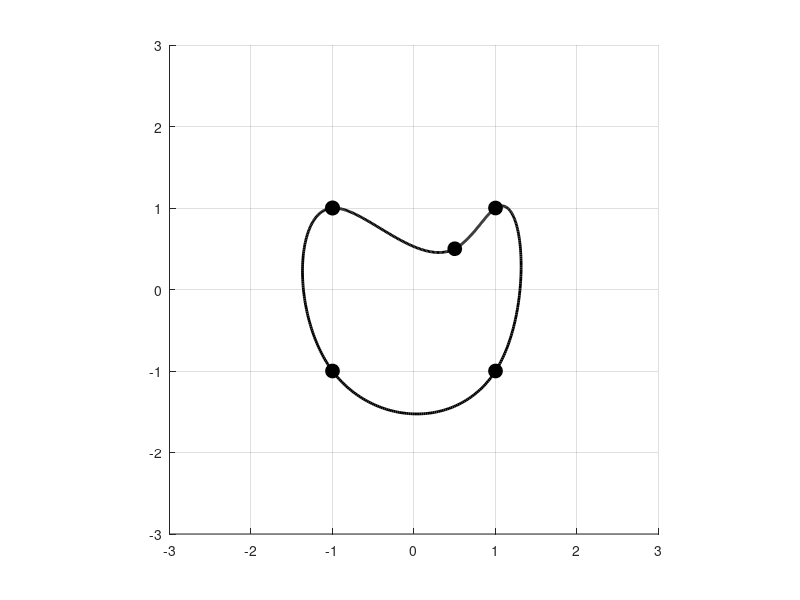

Source code (MATLAB):
% Splainu_interpoliavimas_2D_parametrinis
% Pele valdomos interpoliavimo tasku padetys

function main
clc,close all,clear all 

spalva={'k-'};
% spalva={'b-','r-','g-','m-','c-','k-'};

hL=[]; % busimu objektu valdikliu masyvas
f=figure; hold on; grid on

X=[-1  0.5  1  1  -1 -1 ]
Y=[ 1  0.5  1 -1  -1  1 ]
% X=[-1  0  1  ]
% Y=[ 1  1  1  ]

global iper
iper=1;  % 0 - splainas laisvais galais 
         % 1 - periodinis splainas 

nP=length(X);
t(1)=0; for i=2:nP, t(i)=t(i-1)+norm([X(i) Y(i)]-[X(i-1) Y(i-1)]);  end
t

figure(1);axis([-3,3,-3,3]);axis equal;hold on;

% vaizduojame duotus taskus
for i=1:nP, 
    h(i)=plot(X(i), Y(i),'ko','ButtonDownFcn',@startDragFcn,'MarkerSize',10,'MarkerFaceColor','k');
    % kas atliekama paspaudus peles klavisa, nurodoma funkcijoje startDragFcn
    % tasku objektu valdikliai issaugomi masyve h
end

set(f,'WindowButtonUpFcn',@stopDragFcn); % kas atliekama atleidus peles klavisa, nurodoma funkcijoje stopDragFcn

splainu_parametrinis_interpoliavimas(X,Y,t);  % interpoliuojame pagal ivestus taskus ir 
                                                   % nubraizome pradine kreive  
                                                   
%************************************************************************   
% Toliau programa laukia pertraukimo nuo peles klaviso, kuris inicijuja 
% startDragFcn arba stopDragFcn vykdyma. Jos savo ruoztu peles judesi susieja arba atsieja 
% su draggingFcn
%************************************************************************
                                                   
%-----------  vidines funkcijos ------------------
%  jos aprasomos anksciau, nei sutinkamas pagrindines funkcijos "end",
%  todel visi pagrindineje funkcijoje naudojami kintamieji matomi taip pat
%  ir vidinese funkcijose

function startDragFcn(varargin)
    % apraso, kas atliekama, kai paspaudziamas kairys peles klavisas
    set(gcf, 'WindowButtonMotionFcn',@draggingFcn); % nurodo funkcija, kuria reikia nuolat kviesti pelei judant
end

function draggingFcn(varargin)    
    % apraso, kas atliekama, kai pakinta pele valdomo objekto padetis
    
    pt=get(gca,'Currentpoint');  % perskaitoma nauja padetis
    set(gco,'xData',pt(1,1),'yData',pt(1,2)); % pakeiciamos objekto koordinates
    X(find(gco == h))=pt(1,1);   
    Y(find(gco == h))=pt(1,2);
    % kvieciame savo sukurta funkcija interpoliuojanciai kreivei apskaiciuoti: 
    splainu_parametrinis_interpoliavimas(X,Y,t);
    
end

function stopDragFcn(varargin)
    % apraso, kas atliekama, kai atleidziamas kairys peles klavisas
    set(gcf, 'WindowButtonMotionFcn','');% nurodo, kad atleidus peles klavisa peles judejimas nebeturi kviesti funkcijos
    
end

function splainu_parametrinis_interpoliavimas(X,Y,t)
nP=length(X) % interpoliavimo tasku skaicius
if ~isempty(hL), delete(hL); end
% 
% iper=1;  % 0 - splainas laisvais galais 
%          % 1 - periodinis splainas  
DDFX=splaino_koeficientai(t,X,iper);
DDFY=splaino_koeficientai(t,Y,iper);

for iii=1:nP-1  %------  ciklas per intervalus tarp gretimu tasku

nnn=100;
[SX,sss]=splainas(t(iii:iii+1),X(iii:iii+1),DDFX(iii:iii+1),nnn);
[SY,sss]=splainas(t(iii:iii+1),Y(iii:iii+1),DDFY(iii:iii+1),nnn);
lsp=length(spalva);
spalva{max(1,iii-floor(iii/lsp)*lsp)}
hL(iii)=plot(SX,SY,spalva{max(1,iii-floor(iii/lsp)*lsp)},'LineWidth',2,'MarkerSize',8)

end %-----------------ciklas per intervalus pabaiga
% splaino intervalu objektu valdikliai issaugomi masyve hL

return
end


function DDF=splaino_koeficientai(X,Y,iper)
% apskaiciuojamos antros isvestines splaino mazguose
% iopt=1 - periodinis splainas

n=length(X);
A=zeros(n);b=zeros(n,1);
d=X(2:n)-X(1:(n-1));
 for i=1:n-2
     A(i,i:i+2)=[d(i)/6, (d(i)+d(i+1))/3,d(i+1)/6];
     b(i)=(Y(i+2)-Y(i+1))/d(i+1)-(Y(i+1)-Y(i))/d(i);
 end
 
if iper == 0,  A(n-1,1)=1;A(n,n)=1;
else, A(n-1,[1,2,n-1,n])=[d(1)/3, d(1)/6, d(n-1)/6,d(n-1)/3]; 
      A(n,[1,n])=[1,-1];  
      b(n-1)=(Y(2)-Y(1))/d(1)-(Y(n)-Y(n-1))/d(n-1);
end

DDF=A\b;
 
return
end


function [S,sss]=splainas(X,Y,DDF,nnn)
% splaino intervale tarp dvieju tasku apskaiciavimas
% nnn - vaizdavimo tzku skaicius
% S - splaino reiksmes
% sss - vaizdavimo abscises
d=X(2)-X(1);
sss=X(1):(X(2)-X(1))/(nnn-1):X(2);
S=DDF(1)/2*(sss-X(1)).^2+(DDF(2)-DDF(1))/(6*d)*(sss-X(1)).^3+(sss-X(1))*((Y(2)-Y(1))/d-DDF(1)*d/3-DDF(2)*d/6) +Y(1);

return
end


end   % Sis end uzbaigia pagrindine funkcija
